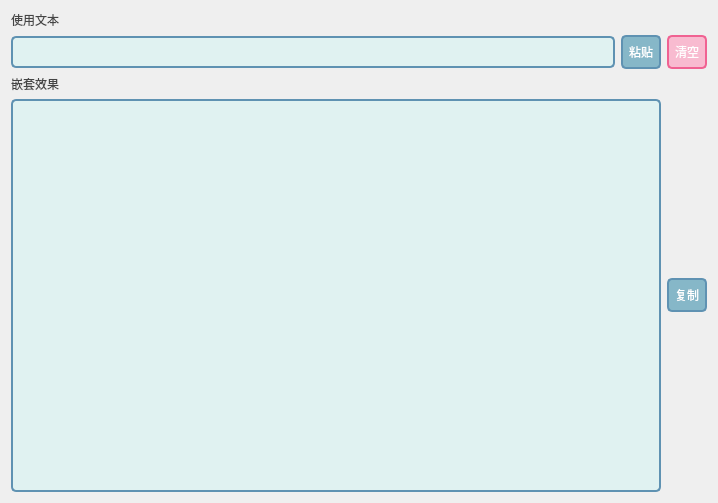
<?xml version="1.0" encoding="UTF-8"?>
<ui version="4.0">
 <class>Form</class>
 <widget class="QWidget" name="Form">
  <property name="geometry">
   <rect>
    <x>0</x>
    <y>0</y>
    <width>718</width>
    <height>503</height>
   </rect>
  </property>
  <property name="windowTitle">
   <string>嵌套字符生成器</string>
  </property>
  <property name="styleSheet">
   <string notr="true">QLabel
{
	font: 14pt &quot;Microsoft YaHei UI&quot;;
    color:#454545;
}

QPlainTextEdit, QLineEdit
{
  font: 14pt &quot;Microsoft YaHei UI&quot;;
  background-color:rgb(224,242,241);
  border:2px solid #5F92B2;
  border-radius:5px;
  color:#454545;
  padding: 6px 6px
}

QPushButton
{
  font: 14pt &quot;Microsoft YaHei UI&quot;;
  background-color:rgb(134,183,200);
  border:2px solid #5F92B2;
  border-radius:5px;
  color:white;
  padding: 6px 6px
}
QPushButton:hover
{
  font: 14pt &quot;Microsoft YaHei UI&quot;;
  background-color:#80cbc4;
  border:2px solid #5F92B2;
  border-radius:5px;
  color:white;
  padding: 6px 6px
}
QPushButton:hover:pressed
{
  font: 14pt &quot;Microsoft YaHei UI&quot;;
  background-color:#00897b; 
  border:2px solid #00695c;
  border-radius:5px;
  color:white;
  padding: 6px 6px
}</string>
  </property>
  <layout class="QVBoxLayout" name="verticalLayout_3">
   <item>
    <layout class="QVBoxLayout" name="verticalLayout_2">
     <item>
      <widget class="QLabel" name="label">
       <property name="text">
        <string>使用文本</string>
       </property>
      </widget>
     </item>
     <item>
      <layout class="QHBoxLayout" name="horizontalLayout_2">
       <item>
        <widget class="QLineEdit" name="inEdit">
         <property name="styleSheet">
          <string notr="true"/>
         </property>
        </widget>
       </item>
       <item>
        <widget class="QPushButton" name="paste">
         <property name="text">
          <string>粘贴</string>
         </property>
        </widget>
       </item>
       <item>
        <widget class="QPushButton" name="clear">
         <property name="styleSheet">
          <string notr="true">QPushButton
{
  font: 14pt &quot;Microsoft YaHei UI&quot;;
  background-color:rgb(248,187,208);
  border:2px solid #f06292;
  border-radius:5px;
  color:white;
  padding: 6px 6px
}
QPushButton:hover
{
  font: 14pt &quot;Microsoft YaHei UI&quot;;
  background-color: #f48fb1;
  border:2px solid #ec407a;
  border-radius:5px;
  color:white;
  padding: 6px 6px
}
QPushButton:hover:pressed
{
  font: 14pt &quot;Microsoft YaHei UI&quot;;
  background-color:#f44336; 
  border:2px solid #d81b60;
  border-radius:5px;
  color:white;
  padding: 6px 6px
}</string>
         </property>
         <property name="text">
          <string>清空</string>
         </property>
        </widget>
       </item>
      </layout>
     </item>
    </layout>
   </item>
   <item>
    <layout class="QVBoxLayout" name="verticalLayout">
     <item>
      <widget class="QLabel" name="label_2">
       <property name="text">
        <string>嵌套效果</string>
       </property>
      </widget>
     </item>
     <item>
      <layout class="QHBoxLayout" name="horizontalLayout">
       <item>
        <widget class="QPlainTextEdit" name="outEdit">
         <property name="styleSheet">
          <string notr="true">font: 14pt &quot;Microsoft YaHei UI&quot;;</string>
         </property>
        </widget>
       </item>
       <item>
        <widget class="QPushButton" name="copy">
         <property name="text">
          <string>复制</string>
         </property>
        </widget>
       </item>
      </layout>
     </item>
    </layout>
   </item>
  </layout>
 </widget>
 <resources/>
 <connections/>
</ui>
